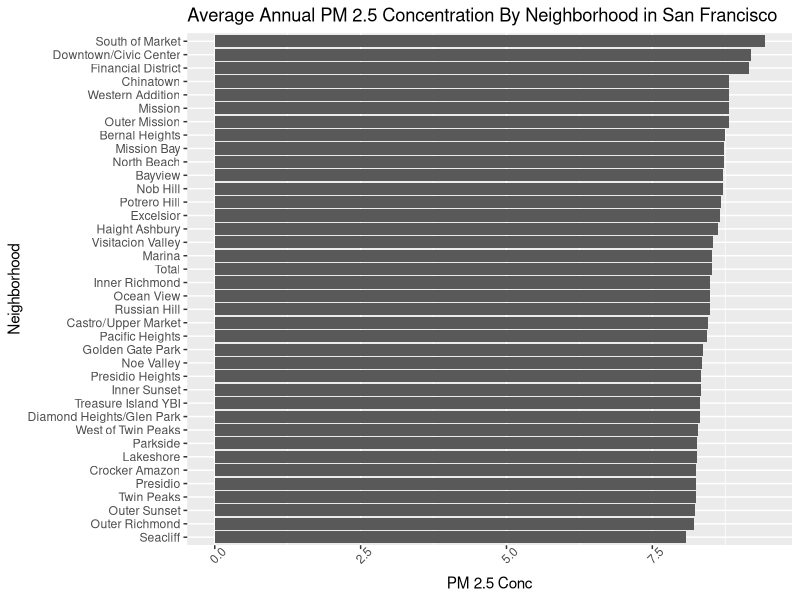
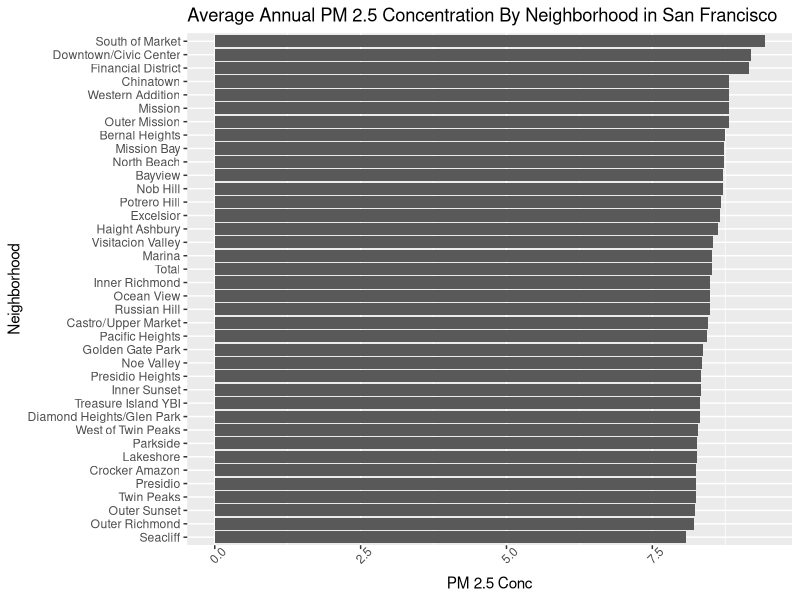

These charts were generated, in order, by the following R code:
# Datasheet Homework for Urban Ecology
# Maggie Walsh
# mcwalsh@dons.usfca.edu
# February 2020

library("dplyr")
library("ggplot2")
library("readr")
library("forcats")

resiliency_data <- read_csv(
  file = "data/raw_data/NeighborhoodResiliencyIndicators.csv",
  skip = 2)

resiliency_data %>%
  rename(pm25 = `Average annual PM2.5 concentration from all Sources`) %>%
  select(Neighborhood, pm25) %>%
  arrange(desc(pm25)) %>%
  head(38) %>%
  ggplot(aes(x = fct_reorder(Neighborhood, pm25),
             y = pm25)) +
  geom_col() +
  coord_flip() +
  theme(axis.text.x = element_text(angle=45)) +
  labs(y = "PM 2.5 Conc") +
  labs(x = "Neighborhood") +
  ggtitle("Average Annual PM 2.5 Concentration By Neighborhood in San Francisco")

ggsave("output/avg_pm_conc_neighborhoods.pdf") 



  
  

   
